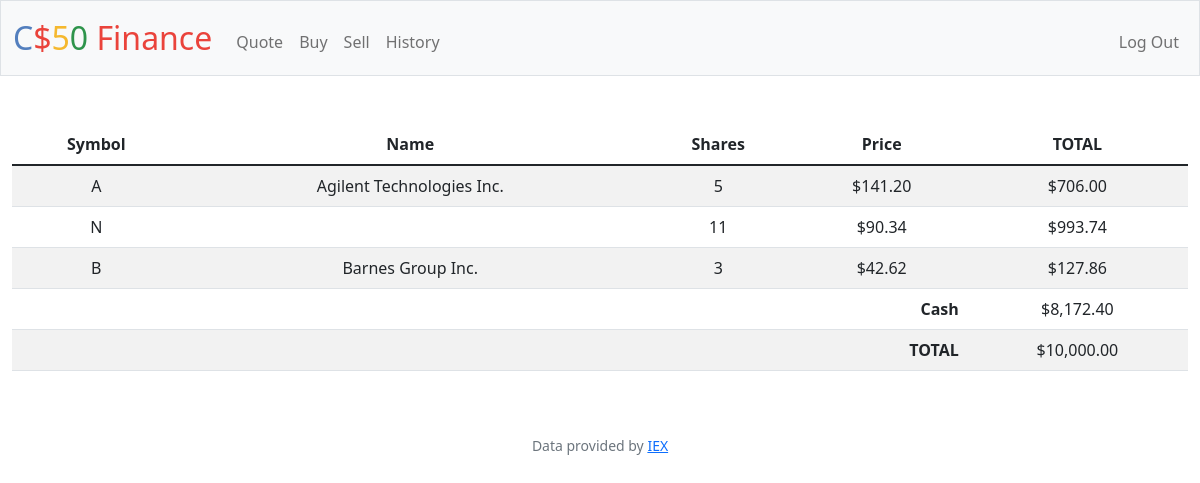
The app's page / (signed in) with its own data.
### tables this page shows
CREATE TABLE shares(id INTEGER PRIMARY KEY AUTOINCREMENT NOT NULL, 
symbol TEXT NOT NULL, 
name TEXT NOT NULL, 
price NUMERIC NOT NULL, 
qtde INTEGER NOT NULL,
user_id INTEGER NOT NULL,
FOREIGN KEY(user_id) REFERENCES users(id));

### app.py (the view)
@app.route("/")
@login_required
def index():
    acoes = db.execute("SELECT * FROM shares WHERE user_id = ? AND qtde > 0", session["user_id"])
    user = db.execute("SELECT * FROM users WHERE id = ?", session["user_id"])
    if len(acoes) > 0:
        total = db.execute(
            "SELECT sum(price*qtde)+cash AS total FROM shares, users WHERE user_id = ? AND users.id=user_id", session["user_id"])
        for acao in acoes:
            acao["valor"] = usd(acao["price"])
            acao["total"] = usd(acao["price"] * acao["qtde"])
            acao["price"] = usd(acao["price"])
        return render_template("portifolio.html", shares=acoes, cash=usd(user[0]["cash"]), total=usd(total[0]["total"]))
    return render_template("portifolio.html", shares=acoes, cash=usd(user[0]["cash"]), total=usd(user[0]["cash"]))

### app.py (called while the page is built)
@app.after_request
def after_request(response):
    response.headers["Cache-Control"] = "no-cache, no-store, must-revalidate"
    response.headers["Expires"] = 0
    response.headers["Pragma"] = "no-cache"
    return response

### helpers.py (called while the page is built)
def login_required(f):
    @wraps(f)
    def decorated_function(*args, **kwargs):
        if session.get("user_id") is None:
            return redirect("/login")
        return f(*args, **kwargs)
    return decorated_function

def usd(value):
    return f"${value:,.2f}"

### templates/portifolio.html (shortened to what this page needs)
{% extends "layout.html" %}
{% block main %}
<table class="table table-striped">
    <thead>
        <tr>
            <th scope="col">Symbol</th>
            <th scope="col">Name</th>
            <th scope="col">Shares</th>
            <th scope="col">Price</th>
            <th scope="col">TOTAL</th>
        </tr>
    </thead>
    <tbody>
        {% for a in shares %}
            <tr>
                <td>{{ a['symbol'] }}</th>
                <td>{{ a['name'] }}</td>
                <td>{{ a['qtde'] }}</td>
                <td>{{ a['price'] }}</td>
                <td>{{ a['total'] }}</td>
            </tr>
        {% endfor %}
        <tr>
            <td align="right" colspan="4" scope="row"><b>Cash</b></td>
            <td>{{ cash }}</td>
        </tr>
        <tr>
            <td align="right" colspan="4" scope="row"><b>TOTAL</b></td>
            <td>{{  total }}</td>
        </tr>
    </tbody>
 </table>
{% endblock %}

### records on screen
shares: symbol "A", name "Agilent Technologies Inc.", qtde "5", price "$141.20", total "$706.00"
shares: symbol "N", qtde "11", price "$90.34", total "$993.74"
shares: symbol "B", name "Barnes Group Inc.", qtde "3", price "$42.62", total "$127.86"

### other values on screen
{{ cash }} "$8,172.40"
{{ total }} "$10,000.00"
